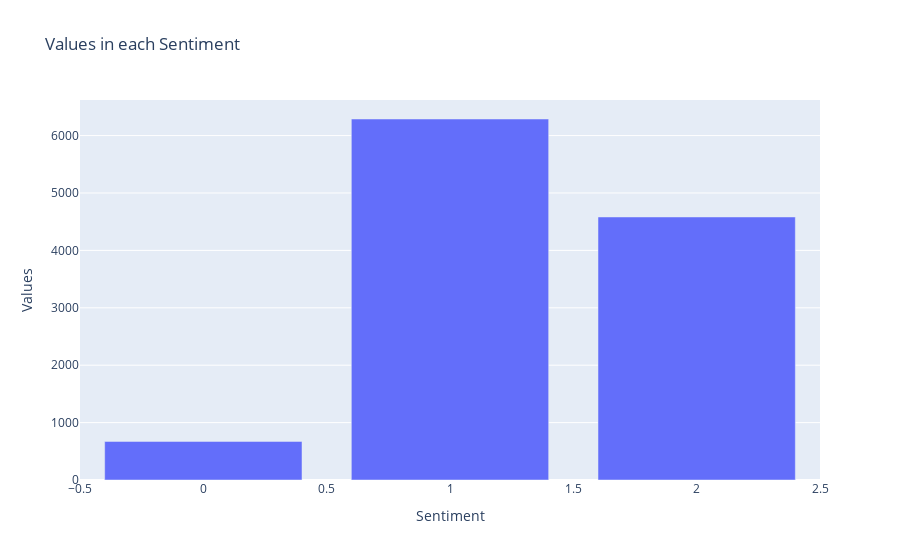

Source (notebook cell):
### Code cell
import plotly.graph_objects as go

fig = go.Figure([go.Bar(x=df.Sentiment.value_counts().index, y=df.Sentiment.value_counts().tolist())])
fig.update_layout(
    title="Values in each Sentiment",
    xaxis_title="Sentiment",
    yaxis_title="Values")
fig.show()

### Figure 1 — Plotly figure (JSON) as saved in the notebook; plotly's stock layout.template omitted (floating-point values rounded to 4 significant figures)
{"data": [{"type": "bar", "x": [1, 2, 0], "y": [6289, 4582, 672]}], "layout": {"autosize": true, "title": {"text": "Values in each Sentiment"}, "xaxis": {"autorange": true, "range": [-0.5, 2.5], "title": {"text": "Sentiment"}, "type": "linear"}, "yaxis": {"autorange": true, "range": [0, 6620], "title": {"text": "Values"}, "type": "linear"}}}
